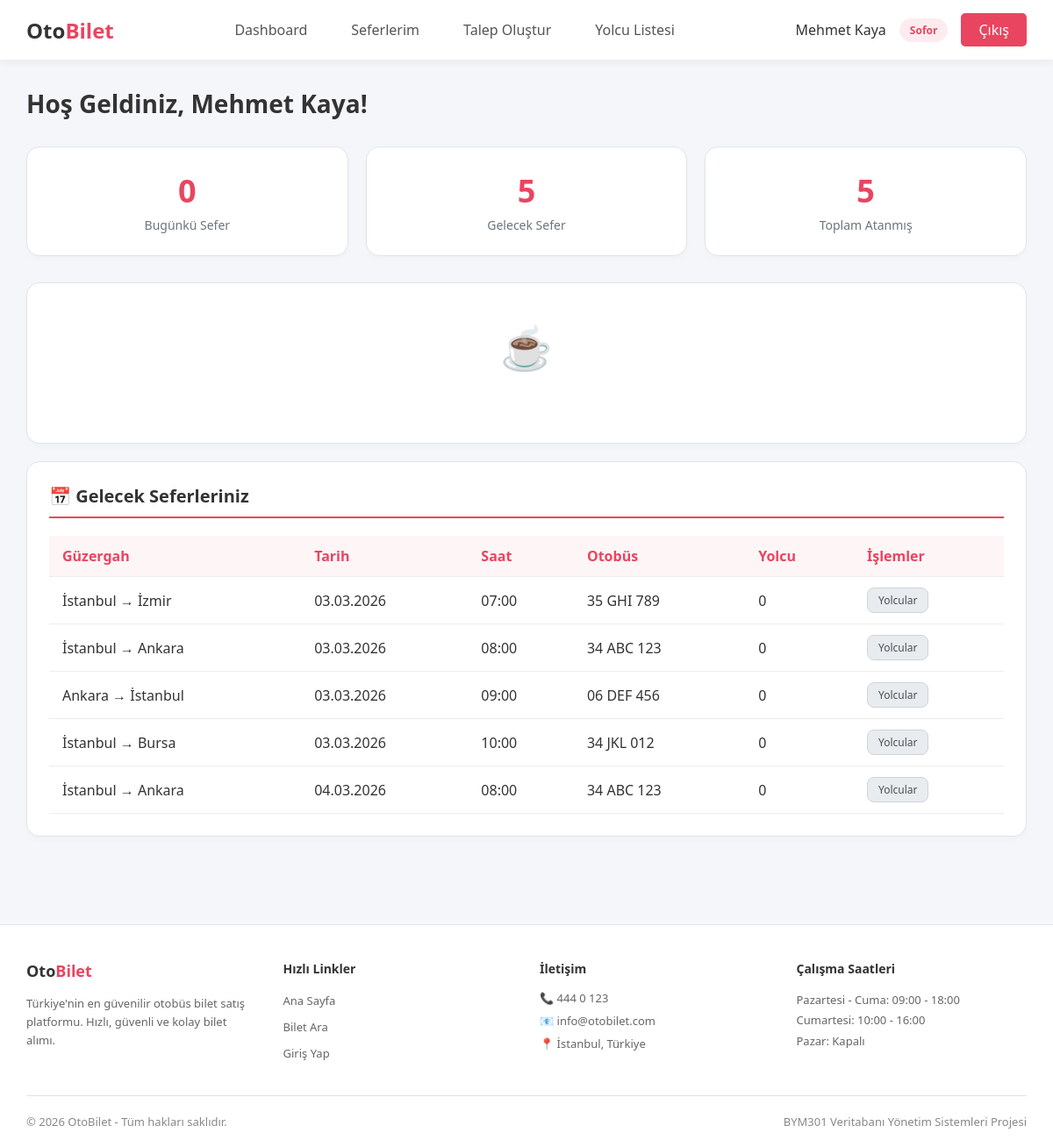
The app's page /driver/ (signed in) with its own data.
### tables this page shows
CREATE TABLE schedules (
    id INT PRIMARY KEY AUTO_INCREMENT,
    route_id INT NOT NULL,
    bus_id INT NOT NULL,
    driver_id INT,
    departure_time DATETIME NOT NULL,
    arrival_time DATETIME NOT NULL,
    price DECIMAL(10,2) NOT NULL,
    status ENUM('scheduled', 'departed', 'completed', 'cancelled') DEFAULT 'scheduled',
    created_at TIMESTAMP DEFAULT CURRENT_TIMESTAMP,
    FOREIGN KEY (route_id) REFERENCES routes(id),
    FOREIGN KEY (bus_id) REFERENCES buses(id),
    FOREIGN KEY (driver_id) REFERENCES users(id)
);

CREATE TABLE buses (
    id INT PRIMARY KEY AUTO_INCREMENT,
    company_id INT NOT NULL,
    plate_number VARCHAR(20) NOT NULL UNIQUE,
    model VARCHAR(100),
    capacity INT NOT NULL DEFAULT 40,
    has_wifi TINYINT(1) DEFAULT 0,
    has_tv TINYINT(1) DEFAULT 0,
    is_active TINYINT(1) DEFAULT 1,
    created_at TIMESTAMP DEFAULT CURRENT_TIMESTAMP,
    FOREIGN KEY (company_id) REFERENCES bus_companies(id)
);

### includes/functions.php (called while the page is built, shortened)
<?php
function sanitize($input) {
    return htmlspecialchars(trim($input), ENT_QUOTES, 'UTF-8');
}
function formatDate($date) {
    return date('d.m.Y', strtotime($date));
}
function formatTime($date) {
    return date('H:i', strtotime($date));
}

### driver/index.php (the view, shortened to what this page needs)
<?php
require_once __DIR__ . '/../includes/header.php';
$database = new Database();
$db = $database->getConnection();
$driver_id = $_SESSION['user_id'];
$stmt = $db->prepare("
    SELECT s.*, c1.name as from_city, c2.name as to_city,
           b.plate_number, b.capacity, bc.name as company_name,
           (SELECT COUNT(*) FROM bookings WHERE schedule_id = s.id AND status = 'confirmed') as passenger_count
    FROM schedules s
    INNER JOIN routes r ON s.route_id = r.id
    INNER JOIN cities c1 ON r.from_city_id = c1.id
    INNER JOIN cities c2 ON r.to_city_id = c2.id
    INNER JOIN buses b ON s.bus_id = b.id
    INNER JOIN bus_companies bc ON b.company_id = bc.id
    WHERE s.driver_id = ? AND DATE(s.departure_time) = CURDATE() AND s.status = 'scheduled'
    ORDER BY s.departure_time
");
$stmt->execute([$driver_id]);
$today_schedules = $stmt->fetchAll(PDO::FETCH_ASSOC);
$stmt = $db->prepare("
    SELECT s.*, c1.name as from_city, c2.name as to_city,
           b.plate_number, bc.name as company_name,
           (SELECT COUNT(*) FROM bookings WHERE schedule_id = s.id AND status = 'confirmed') as passenger_count
    FROM schedules s
    INNER JOIN routes r ON s.route_id = r.id
    INNER JOIN cities c1 ON r.from_city_id = c1.id
    INNER JOIN cities c2 ON r.to_city_id = c2.id
    INNER JOIN buses b ON s.bus_id = b.id
    INNER JOIN bus_companies bc ON b.company_id = bc.id
    WHERE s.driver_id = ? AND s.departure_time > NOW() AND s.status = 'scheduled'
    ORDER BY s.departure_time
    LIMIT 10
");
$stmt->execute([$driver_id]);
$upcoming_schedules = $stmt->fetchAll(PDO::FETCH_ASSOC);
$stmt = $db->prepare("
    SELECT
        COUNT(*) as total_schedules,
        SUM(CASE WHEN DATE(departure_time) = CURDATE() THEN 1 ELSE 0 END) as today_count,
        SUM(CASE WHEN departure_time > NOW() THEN 1 ELSE 0 END) as upcoming_count
    FROM schedules
    WHERE driver_id = ? AND status = 'scheduled'
");
$stmt->execute([$driver_id]);
$stats = $stmt->fetch(PDO::FETCH_ASSOC);
?>
<div class="page-header">
    <h1 class="page-title">Hoş Geldiniz, <?php echo sanitize($_SESSION['full_name']); ?>!</h1>
</div>
<div class="stats-grid">
    <div class="stat-card">
        <div class="stat-number"><?php echo $stats['today_count'] ?? 0; ?></div>
        <div class="stat-label">Bugünkü Sefer</div>
    </div>
    <div class="stat-card">
        <div class="stat-number"><?php echo $stats['upcoming_count'] ?? 0; ?></div>
        <div class="stat-label">Gelecek Sefer</div>
    </div>
    <div class="stat-card">
        <div class="stat-number"><?php echo $stats['total_schedules'] ?? 0; ?></div>
        <div class="stat-label">Toplam Atanmış</div>
    </div>
</div>
<?php if (!empty($today_schedules)): ?>
<div class="card">
    <h3 class="card-title">🚌 Bugünkü Seferleriniz</h3>
    <?php foreach ($today_schedules as $schedule): ?>
    <div style="display: flex; justify-content: space-between; align-items: center; padding: 20px; background: rgba(233,69,96,0.1); border-radius: 10px; margin-bottom: 15px; border: 1px solid rgba(233,69,96,0.3);">
        <div>
            <div style="font-size: 20px; font-weight: bold; color: #fff;">
                <?php echo sanitize($schedule['from_city'] . ' → ' . $schedule['to_city']); ?>
            </div>
            <div style="color: rgba(255,255,255,0.6); margin-top: 5px;">
                <span style="color: #e94560;"><?php echo formatTime($schedule['departure_time']); ?></span> -
                <?php echo formatTime($schedule['arrival_time']); ?> •
                <?php echo sanitize($schedule['plate_number']); ?>
            </div>
        </div>
        <div style="text-align: right;">
            <div style="font-size: 24px; font-weight: bold; color: #e94560;">
                <?php echo $schedule['passenger_count']; ?>/<?php echo $schedule['capacity']; ?>
            </div>
            <div style="color: rgba(255,255,255,0.6); font-size: 13px;">Yolcu</div>
        </div>
        <a href="passengers.php?schedule_id=<?php echo $schedule['id']; ?>" class="btn btn-primary">Yolcu Listesi</a>
    </div>
    <?php endforeach; ?>
</div>
<?php else: ?>
<div class="card" style="text-align: center; padding: 40px;">
    <p style="font-size: 48px; margin-bottom: 15px;">☕</p>
    <p style="color: rgba(255,255,255,0.6);">Bugün için planlanmış seferiniz bulunmuyor.</p>
</div>
<?php endif; ?>
<?php if (!empty($upcoming_schedules)): ?>
<div class="card">
    <h3 class="card-title">📅 Gelecek Seferleriniz</h3>
    <table>
        <thead>
            <tr>
                <th>Güzergah</th>
                <th>Tarih</th>
                <th>Saat</th>
                <th>Otobüs</th>
                <th>Yolcu</th>
                <th>İşlemler</th>
            </tr>
        </thead>
        <tbody>
            <?php foreach ($upcoming_schedules as $schedule): ?>
            <tr>
                <td><?php echo sanitize($schedule['from_city'] . ' → ' . $schedule['to_city']); ?></td>
                <td><?php echo formatDate($schedule['departure_time']); ?></td>
                <td><?php echo formatTime($schedule['departure_time']); ?></td>
                <td><?php echo sanitize($schedule['plate_number']); ?></td>
                <td><?php echo $schedule['passenger_count']; ?></td>
                <td>
                    <a href="passengers.php?schedule_id=<?php echo $schedule['id']; ?>" class="btn btn-sm btn-secondary">Yolcular</a>
                </td>
            </tr>
            <?php endforeach; ?>
        </tbody>
    </table>
</div>
<?php endif; ?>
<?php require_once __DIR__ . '/../includes/footer.php'; ?>

### includes/header.php (style rules this page uses)
* { margin: 0; padding: 0; box-sizing: border-box; }
body { font-family: 'Segoe UI', Tahoma, Geneva, Verdana, sans-serif; background: #f4f6f9; min-height: 100vh; color: #333; }
.card { background: #ffffff; border-radius: 15px; padding: 25px; margin-bottom: 20px; border: 1px solid #e1e4e8; box-shadow: 0 4px 6px rgba(0,0,0,0.02); }
.card-title { color: #333; font-size: 20px; margin-bottom: 20px; padding-bottom: 10px; border-bottom: 2px solid #e94560; }
.btn { display: inline-block; padding: 10px 25px; border-radius: 8px; text-decoration: none; cursor: pointer; border: none; font-size: 14px; transition: all 0.3s ease; }
.btn-secondary { background: #e9ecef; color: #495057; border: 1px solid #ced4da; }
.btn-sm { padding: 5px 12px; font-size: 12px; }
table { width: 100%; border-collapse: collapse; }
th, td { padding: 12px 15px; text-align: left; border-bottom: 1px solid #eee; }
th { background: rgba(233, 69, 96, 0.05); color: #e94560; font-weight: 600; }
.stats-grid { display: grid; grid-template-columns: repeat(auto-fit, minmax(200px, 1fr)); gap: 20px; margin-bottom: 30px; }
.stat-card { background: #fff; border-radius: 15px; padding: 25px; text-align: center; border: 1px solid #e1e4e8; box-shadow: 0 4px 6px rgba(0,0,0,0.02); transition: transform 0.3s ease; }
.stat-number { font-size: 36px; font-weight: bold; color: #e94560; margin-bottom: 5px; }
.stat-label { color: #6c757d; font-size: 14px; }
.page-header { display: flex; justify-content: space-between; align-items: center; margin-bottom: 30px; }
.page-title { color: #333; font-size: 28px; font-weight: 600; }

### records on screen
schedules: to_city "İstanbul → İzmir", departure_time "03.03.2026", departure_time "07:00", bus.plate_number "35 GHI 789", passenger_count "0"
schedules: to_city "İstanbul → Ankara", departure_time "03.03.2026", departure_time "08:00", bus.plate_number "34 ABC 123", passenger_count "0"
schedules: to_city "Ankara → İstanbul", departure_time "03.03.2026", departure_time "09:00", bus.plate_number "06 DEF 456", passenger_count "0"
schedules: to_city "İstanbul → Bursa", departure_time "03.03.2026", departure_time "10:00", bus.plate_number "34 JKL 012", passenger_count "0"
schedules: to_city "İstanbul → Ankara", departure_time "04.03.2026", departure_time "08:00", bus.plate_number "34 ABC 123", passenger_count "0"

### other values on screen
$current_user['full_name'] "Mehmet Kaya"
$current_user['user_type'] "Sofor"
$_SESSION['full_name'] "Mehmet Kaya"
$stats['today_count'] "0"
$stats['upcoming_count'] "5"
$stats['total_schedules'] "5"
